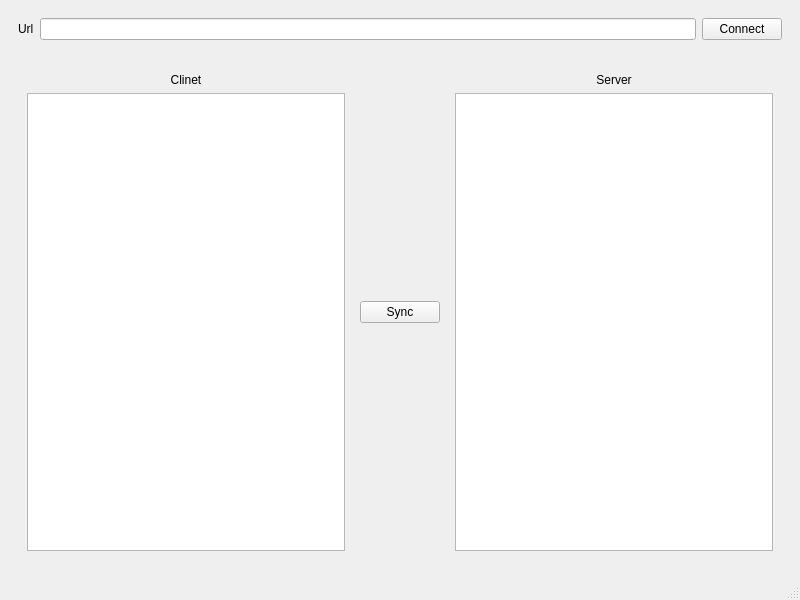
<?xml version="1.0" encoding="UTF-8"?>
<ui version="4.0">
 <class>MainWindow</class>
 <widget class="QMainWindow" name="MainWindow">
  <property name="geometry">
   <rect>
    <x>0</x>
    <y>0</y>
    <width>800</width>
    <height>600</height>
   </rect>
  </property>
  <property name="windowTitle">
   <string>MainWindow</string>
  </property>
  <widget class="QWidget" name="centralwidget">
   <layout class="QVBoxLayout" name="verticalLayout">
    <item>
     <widget class="QWidget" name="widget" native="true">
      <property name="maximumSize">
       <size>
        <width>16777215</width>
        <height>150</height>
       </size>
      </property>
      <layout class="QHBoxLayout" name="horizontalLayout">
       <item>
        <widget class="QLabel" name="label">
         <property name="text">
          <string>Url</string>
         </property>
        </widget>
       </item>
       <item>
        <widget class="QLineEdit" name="lineEdit"/>
       </item>
       <item>
        <widget class="QPushButton" name="bntConnect">
         <property name="text">
          <string>Connect</string>
         </property>
        </widget>
       </item>
      </layout>
     </widget>
    </item>
    <item>
     <widget class="QWidget" name="widget_2" native="true">
      <layout class="QHBoxLayout" name="horizontalLayout_2">
       <item>
        <widget class="QWidget" name="widget_3" native="true">
         <layout class="QVBoxLayout" name="verticalLayout_2">
          <item>
           <widget class="QLabel" name="label_2">
            <property name="text">
             <string>Clinet</string>
            </property>
            <property name="alignment">
             <set>Qt::AlignCenter</set>
            </property>
           </widget>
          </item>
          <item>
           <widget class="QListView" name="listView"/>
          </item>
         </layout>
        </widget>
       </item>
       <item>
        <widget class="QPushButton" name="btnSync">
         <property name="text">
          <string>Sync</string>
         </property>
        </widget>
       </item>
       <item>
        <widget class="QWidget" name="widget_4" native="true">
         <layout class="QVBoxLayout" name="verticalLayout_3">
          <item>
           <widget class="QLabel" name="label_3">
            <property name="text">
             <string>Server</string>
            </property>
            <property name="alignment">
             <set>Qt::AlignCenter</set>
            </property>
           </widget>
          </item>
          <item>
           <widget class="QListView" name="listView_2"/>
          </item>
         </layout>
        </widget>
       </item>
      </layout>
     </widget>
    </item>
   </layout>
  </widget>
  <widget class="QMenuBar" name="menubar">
   <property name="geometry">
    <rect>
     <x>0</x>
     <y>0</y>
     <width>800</width>
     <height>21</height>
    </rect>
   </property>
  </widget>
  <widget class="QStatusBar" name="statusbar"/>
 </widget>
 <resources/>
 <connections/>
</ui>
